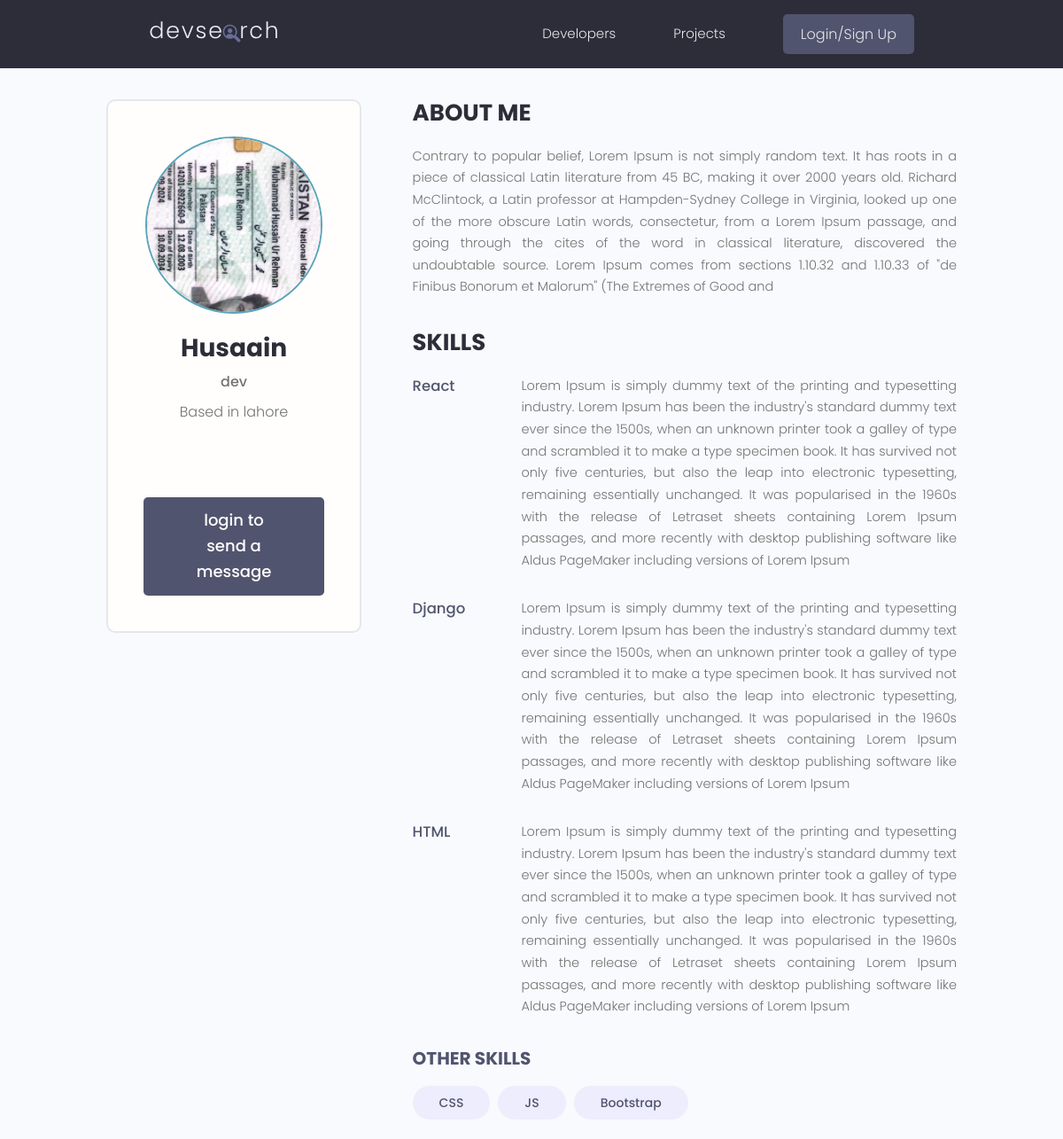
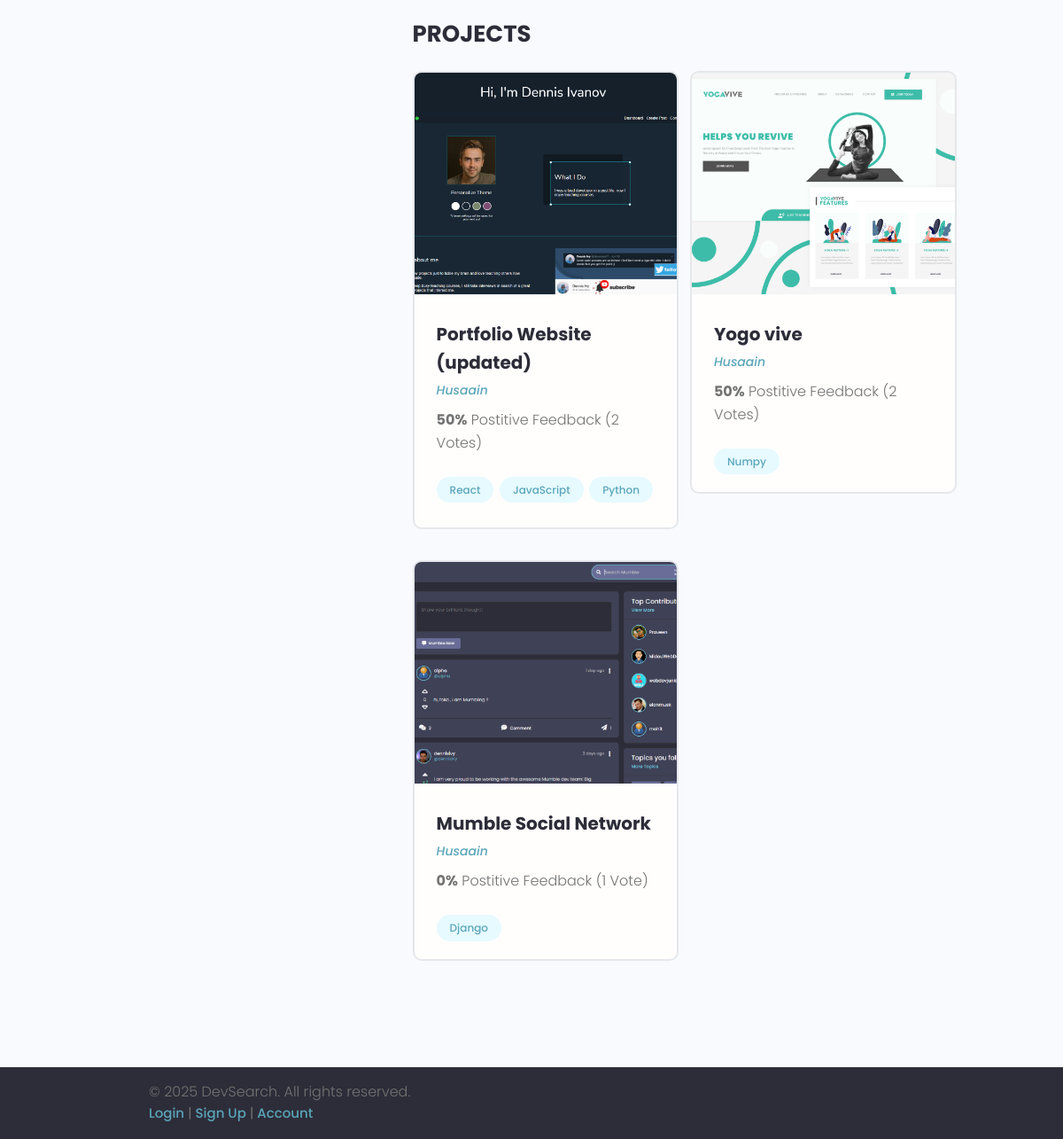
Page /single-profile/a95c591c-2da8-4a04-82a2-c92af679bb53/ on the committed database (2 pictures, top to bottom).
### users/models.py (models this page shows, shortened)
class Profile(models.Model):
    user = models.OneToOneField(User, on_delete=models.CASCADE, null=True,blank=True)
    name= models.CharField(max_length=200, null=True , blank=True)
    email= models.EmailField(max_length=200, null=True , blank=True)
    username = models.CharField(max_length=200, null=True , blank=True)
    location = models.CharField(max_length=200, null=True , blank=True)
    short_intro= models.CharField(max_length=200, null=True , blank=True)
    bio = models.TextField( null=True , blank=True)
    profile_image = models.ImageField(upload_to='profiles/',null=True, blank=True, default='profiles/user-default.png')
    social_github= models.CharField(max_length=200, null=True , blank=True)
    social_twitter= models.CharField(max_length=200, null=True , blank=True)
    social_linkedin= models.CharField(max_length=200, null=True , blank=True)
    social_youtube= models.CharField(max_length=200, null=True , blank=True)
    social_website= models.CharField(max_length=200, null=True , blank=True)
    created = models.DateTimeField(auto_now_add=True)
    id = models.UUIDField(default=uuid.uuid4, unique=True, primary_key=True, editable=False)
    class Meta:
        ordering=['-created']

class Skill(models.Model):
    owner = models.ForeignKey(Profile, on_delete=models.CASCADE, null=True, blank=True)
    skill_name= models.CharField(max_length=200, null=True , blank=True)
    description= models.TextField(null=True , blank=True)
    created = models.DateTimeField(auto_now_add=True)
    id = models.UUIDField(default=uuid.uuid4, unique=True, primary_key=True, editable=False)
    def __str__(self):
        return str(self.skill_name)

### projects/models.py (models this page shows, shortened)
class Project(models.Model):
    owner = models.ForeignKey(Profile, on_delete=models.SET_NULL, null=True, blank=True)
    title = models.CharField(max_length=200)
    image = models.ImageField( null = True, blank=True, default='default.jpg')
    Description = models.TextField(max_length=2000 , null = True, blank=True )
    tags = models.ManyToManyField(Tag)
    demo_link = models.CharField(max_length=1000 , null = True, blank=True )
    source_link = models.CharField(max_length=1000 , null = True, blank=True )
    vote_total  = models.IntegerField(default=0 ,null = True,blank=True)
    vote_ratio = models.IntegerField(default=0 ,null = True,blank=True)
    created = models.DateTimeField(auto_now_add=True)
    id = models.UUIDField(default=uuid.uuid4, unique = True, primary_key = True,  editable = False)
    class Meta:
        ordering = ['-vote_ratio','-vote_total','title']

class Tag(models.Model):
    name = models.CharField(max_length=200)
    created = models.DateTimeField(auto_now_add=True)
    id = models.UUIDField(default=uuid.uuid4, unique = True, primary_key = True,  editable = False)
    def __str__(self):
        return self.name

### users/views.py (the view)
# urls.py: path('single-profile/<str:pk>/', views.single_profile , name = 'single-profile'),
def single_profile(request,pk):
    profile = Profile.objects.get(id=pk)
    if request.user.is_authenticated and profile == request.user.profile:
        return redirect('account')
    core_skills = profile.skill_set.exclude(description='')
    more_skills = profile.skill_set.filter(description='')
    context = {'single_profile':profile,'core_skills':core_skills, 'more_skills':more_skills}
    return render (request, 'users/single-profile.html',context)

### users/context_processors.py (called while the page is built, shortened)
def has_unread_messages(request):
    return {}

### users/templates/users/single-profile.html (shortened to what this page needs)
{% extends 'main.html'%}
{% block content %}
<main class="profile my-md">
    <div class="container">
        <div class="layout">
            <div class="column column--1of3">
                <div class="card text-center">
                    <div class="card__body dev">
                        <img class="avatar avatar--xl" src="{{single_profile.profile_image.url}}" />
                        <h2 class="dev__name">{{single_profile.name}}</h2>
                        <p class="dev__title">{{single_profile.short_intro}}</p>
                        <p class="dev__location">Based in {{single_profile.location}}</p>
                        <ul class="dev__social">
                        </ul>
                        {% if request.user.is_authenticated %}
                        {% if request.user.profile.id != single_profile.id   %}
                        <a href="{% url 'send_message' single_profile.id %}" class="btn btn--sub btn--lg " >Send Message </a>
                        {% endif %}
                        {% else %}
                        <a href="{% url 'login' %}?next={{request.path}}" class="btn btn--sub btn--lg">login to send a message </a>
                        {% endif %}
                    </div>
                </div>
            </div>
            <div class="column column--2of3">
                <div class="devInfo">
                    <h3 class="devInfo__title">About Me</h3>
                    <p class="devInfo__about">{{single_profile.bio}}</p>
                </div>
                <div class="devInfo">
                    <h3 class="devInfo__title">Skills</h3>
                    <div class="devInfo__skills">
                        {% for skill in core_skills %}
                        <div class="devSkill">
                            <h4 class="devSkill__title">{{skill.skill_name}}</h4>
                            <p class="devSkill__info">
                                {{skill.description}}
                            </p>
                        </div>
                        {% endfor %}
                        <h3 class="devInfo__subtitle">Other Skills</h3>
                        <div class="devInfo__otherSkills">
                            {% for skill in more_skills %}
                            <span class="tag tag--pill tag--sub tag--lg">
                                <small>{{skill}}</small>
                            </span>
                            {% endfor %}
                        </div>
                    </div>
                </div>
                <div class="devInfo">
                    <h3 class="devInfo__title">Projects</h3>
                    <div class="grid grid--two">
                        {% for project in single_profile.project_set.all %}
                        <div class="column">
                            <div class="card project">
                                <a href="{% url 'project' project.id %}" class="project">
                                    <img class="project__thumbnail" src="{{project.image.url}}"
                                        alt="project thumbnail" />
                                    <div class="card__body">
                                        <h3 class="project__title">{{project.title}}</h3>
                                        <p><a class="project__author" href="{% url 'single-profile' single_profile.id %}">{{project.owner.name}}</a></p>
                                        <p class="project--rating">
                                            <span style="font-weight: bold;">{{project.vote_ratio}}%</span> Postitive
                                            Feedback ({{project.vote_total}} Vote{{project.vote_total|pluralize:'s'}})
                                        </p>
                                        <div class="project__tags">
                                            {% for tag in project.tags.all  %}
                                            <span class="tag tag--pill tag--main">
                                                <small>{{tag}}</small>
                                            </span>
                                            {% endfor %}
                                        </div>
                                    </div>
                                </a>
                            </div>
                        </div>
                        {% endfor %}
                    </div>
                </div>
            </div>
        </div>
    </div>
</main>
{% endblock content %}

### static/styles/app.css (style rules this page uses)
:root { --color-sub: #2d2d39; }
.btn--sub { background-color: var(--color-sub-light); }
.card { border: 2px solid var(--color-light); }
img { width: 100%; }
.profile .card > .dev { padding: 4rem; }
.dev__name { color: var(--color-sub); font-size: 2.8rem; font-weight: 700; margin-top: 1rem; margin-bottom: 0.5rem; }
.dev__title { font-size: 1.6rem; font-weight: 500; line-height: 1.3; }
.dev__location { margin-top: 1rem; }
.dev__social { margin: 3rem 0; list-style: none; display: flex; justify-content: center; gap: 1.5rem; }
.devInfo { margin-bottom: 3rem; }
.devInfo__title, .devInfo__subtitle { font-size: 2.6rem; color: var(--color-sub); text-transform: uppercase; font-weight: 700; margin-bottom: 1.5rem; }
.devInfo__subtitle { font-size: 2rem; color: var(--color-sub-light); }
.devInfo__about, .devSkill__info { font-size: 1.45rem; line-height: 1.7; text-align: justify; }
.devSkill { margin-bottom: 3rem; }
.devSkill__title { font-size: 1.65rem; font-weight: 500; color: var(--color-sub-light); }
@media screen and (min-width: 700px) { .devSkill { display: flex; justify-content: space-between; gap: 3rem; } }
@media screen and (min-width: 700px) { .devSkill__info { flex-basis: 80%; } }
.project__author { font-size: 1.4rem; font-style: italic; }
.project--rating { margin-bottom: 1.6em; margin-top: .5em; }
.project__thumbnail { height: 25rem; object-fit: cover; object-position: top center; }
.project__title { font-size: 2rem; font-weight: 700; color: var(--color-sub); }

### static/uikit/styles/modules/_variables.css (style rules this page uses)
:root { --color-main: #5aa5b9; --color-main-light: #e6faff; --color-sub: #3f4156; --color-sub-light: #51546e; --color-sub-lighter: #ededfd; --color-text: #737373; --color-gray: #8b8b8b; --color-light: #e5e7eb; --color-light-gray: #767676; --color-bg: #f8fafd; --color-white: #fffefd; --color-white-light: #f3f3f3; --color-success: #359e64; --color-success-bg: #def8e8; --color-error: #fc4b0b; --color-error-bg: #fff2ee; --font-base: 'Poppins', arial, helvetica, 'Segoe UI', roboto, ubuntu, sans-serif; --font-monospace: 'Fira Code', 'Courier New', courier, monospace; --font-regular: 300; --font-medium: 500; --font-bold: 700; --generic-shadow: 1px 1px 5px #00000010; --generic-transition: all 0.3s ease-in-out; }

### static/uikit/styles/modules/_base.css (style rules this page uses)
* { margin: 0; padding: 0; box-sizing: border-box; text-rendering: optimizeLegibility; color: inherit; font-size: inherit; }
html { font-size: 50%; }
@media only screen and (min-width: 480px) { html { font-size: 56.25%; } }
@media only screen and (min-width: 1200px) { html { font-size: 62.5%; } }
body { line-height: 1.6; font-weight: 400; font-size: 1.5rem; color: var(--color-text); background-color: var(--color-bg); min-height: 100vh; }

### static/uikit/styles/modules/_typography.css (style rules this page uses)
* { font-family: var(--font-base); }
h2 { font-size: 3.6rem; font-weight: var(--font-bold); }
h3 { font-size: 3.2rem; font-weight: var(--font-medium); }
h4 { font-size: 2.8rem; font-weight: var(--font-medium); }
p, span, strong { font-size: 1.6rem; color: var(--color-text); font-weight: var(--font-regular); }
a { padding-bottom: 2px; text-decoration: none; display: inline-block; color: var(--color-main); font-weight: var(--font-medium); }

### static/uikit/styles/modules/_utilities.css (style rules this page uses)
.container { width: 92%; max-width: 165rem; margin: 0 auto; box-sizing: border-box; }
@media screen and (min-width: 1000px) { .container { width: 90%; } }
@media screen and (min-width: 1200px) { .container { width: 80%; } }
.text-center { text-align: center; }
.my-md { margin: 3rem auto; }

### static/uikit/styles/modules/_avatar.css (style rules this page uses)
.avatar { border-radius: 50%; border: 2px solid var(--color-main); object-fit: cover; }
.avatar--xl { height: 20rem; width: 20rem; }

### static/uikit/styles/modules/_button.css (style rules this page uses)
.btn { display: inline-block; position: relative; cursor: pointer; background-color: var(--color-light); font-weight: var(--font-medium); color: var(--color-sub); text-decoration: none; padding: 1rem 2rem; border-radius: 0.5rem; border: none; width: -webkit-fit-content; width: -moz-fit-content; width: fit-content; height: -webkit-fit-content; height: -moz-fit-content; height: fit-content; font-size: 1.6rem; outline-width: 0; outline-color: transparent; -webkit-backface-visibility: hidden; backface-visibility: hidden; transition: all 0.3s ease-in-out; }
.btn--sub { background-color: var(--color-sub); color: var(--color-white); }
.btn--lg { font-size: 1.8rem; padding: 1.2rem 4.5rem; }

### static/uikit/styles/modules/_card.css (style rules this page uses)
.card { border-radius: 1rem; background-color: var(--color-white); border: 1.5px solid var(--color-light); width: auto; height: auto; margin-top: 0.5rem; margin-bottom: 0.5rem; overflow: hidden; }
.card__body, .card__header { padding: 2rem 2.5rem; }

### rows in the picture
Profile: profile_image (picture), name "Husaain", short_intro "dev", location "lahore", bio "Contrary to popular belief, Lorem Ipsum is not simply random text. It has roots in a piece of classical Latin literature from 45 BC, making it over 2000 years old. Richard McClintock, a Latin professor at Hampden-Sydney College in Virginia, looked up one of the more obscure Latin words, consectetur, from a Lorem Ipsum passage, and going through the cites of the word in classical literature, discovered the undoubtable source. Lorem Ipsum comes from sections 1.10.32 and 1.10.33 of \"de Finibus Bonorum et Malorum\" (The Extremes of Good and"
Skill: skill_name "React", description "Lorem Ipsum is simply dummy text of the printing and typesetting industry. Lorem Ipsum has been the industry's standard dummy text ever since the 1500s, when an unknown printer took a galley of type and scrambled it to make a type specimen book. It has survived not only five centuries, but also the leap into electronic typesetting, remaining essentially unchanged. It was popularised in the 1960s with the release of Letraset sheets containing Lorem Ipsum passages, and more recently with desktop publishing software like Aldus PageMaker including versions of Lorem Ipsum"
Skill: skill_name "Django", description "Lorem Ipsum is simply dummy text of the printing and typesetting industry. Lorem Ipsum has been the industry's standard dummy text ever since the 1500s, when an unknown printer took a galley of type and scrambled it to make a type specimen book. It has survived not only five centuries, but also the leap into electronic typesetting, remaining essentially unchanged. It was popularised in the 1960s with the release of Letraset sheets containing Lorem Ipsum passages, and more recently with desktop publishing software like Aldus PageMaker including versions of Lorem Ipsum"
Skill: skill_name "HTML", description "Lorem Ipsum is simply dummy text of the printing and typesetting industry. Lorem Ipsum has been the industry's standard dummy text ever since the 1500s, when an unknown printer took a galley of type and scrambled it to make a type specimen book. It has survived not only five centuries, but also the leap into electronic typesetting, remaining essentially unchanged. It was popularised in the 1960s with the release of Letraset sheets containing Lorem Ipsum passages, and more recently with desktop publishing software like Aldus PageMaker including versions of Lorem Ipsum"
Skill: skill_name "CSS"
Skill: skill_name "JS"
Skill: skill_name "Bootstrap"
Project: image (picture), title "Portfolio Website (updated)", owner.name "Husaain", vote_ratio "50", vote_total "2"
Tag: name "React"
Tag: name "JavaScript"
Tag: name "Python"
Project: image (picture), title "Yogo vive", owner.name "Husaain", vote_ratio "50", vote_total "2"
Tag: name "Numpy"
Project: image (picture), title "Mumble Social Network", owner.name "Husaain", vote_ratio "0", vote_total "1"
Tag: name "Django"

### other values in the picture
{{ year|default:"2025" }} "2025"
